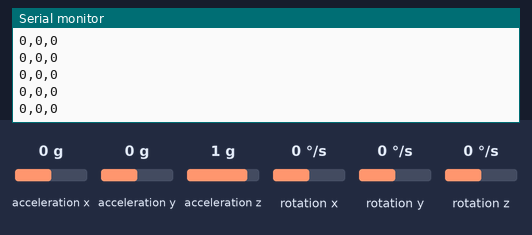
A sketch run on a simulated ESP32. Shown: the last lines printed to the serial monitor. Inputs (shaded band) come from the test bench; at power-on: rotation x 0 °/s, rotation y 0 °/s, rotation z 0 °/s, acceleration x 0 g, acceleration y 0 g, acceleration z 1 g. Nothing arrives over Bluetooth unless stated.

Above: at 1.2 s.
1.3 s: rotation x set to -192 °/s
At 1.33 s:
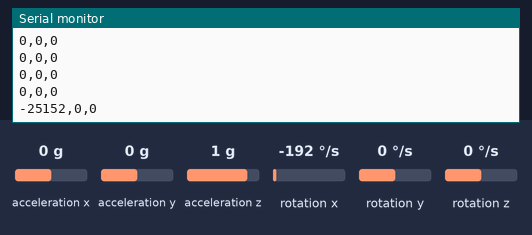
2.8 s: rotation y set to -192 °/s
At 2.86 s:
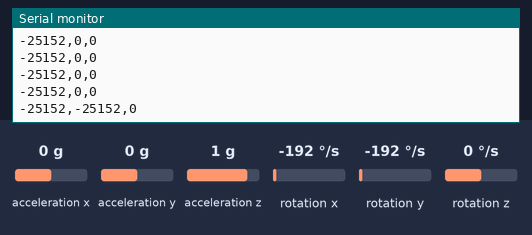
4.3 s: rotation z set to -192 °/s
At 4.39 s:
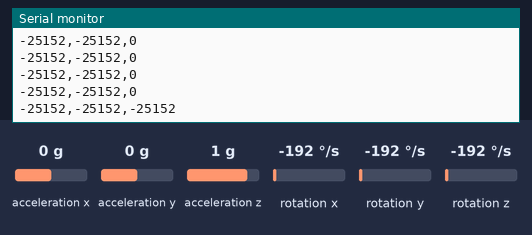

Measured:
- after the input at 1.3 s, the serial monitor: prints a new line at once (image 1)
- after the input at 2.8 s, the serial monitor: prints a new line after 0.06 s (image 2)
- after the input at 4.3 s, the serial monitor: prints a new line after 0.09 s (image 3)

The sketch:

Calibration_Gyr.ino
```cpp
#include <Wire.h>
#include <MPU6050.h>
#include <BluetoothSerial.h>

MPU6050 mpu;                // MPU6050 object
BluetoothSerial SerialBT;   // Bluetooth Serial

void setup() {
  Serial.begin(115200);                 // USB serial for debugging
  SerialBT.begin("ESP32_MPU6050");      // Bluetooth name
  Wire.begin();                         // Start I2C communication

  // Initialize MPU6050
  mpu.initialize();
  if (!mpu.testConnection()) {
    Serial.println("MPU6050 connection failed!");
    while (1);
  }
  Serial.println("MPU6050 Initialized.");
}

void loop() {
  int16_t gx, gy, gz;

  // Read raw gyroscope data
  mpu.getRotation(&gx, &gy, &gz);

  // Send raw Gx, Gy, Gz values via Bluetooth and USB serial
  String data = String(gx) + "," + String(gy) + "," + String(gz) + "\n";
  SerialBT.print(data);
  Serial.print(data);

  delay(100);  // Adjust sampling rate
}
```
